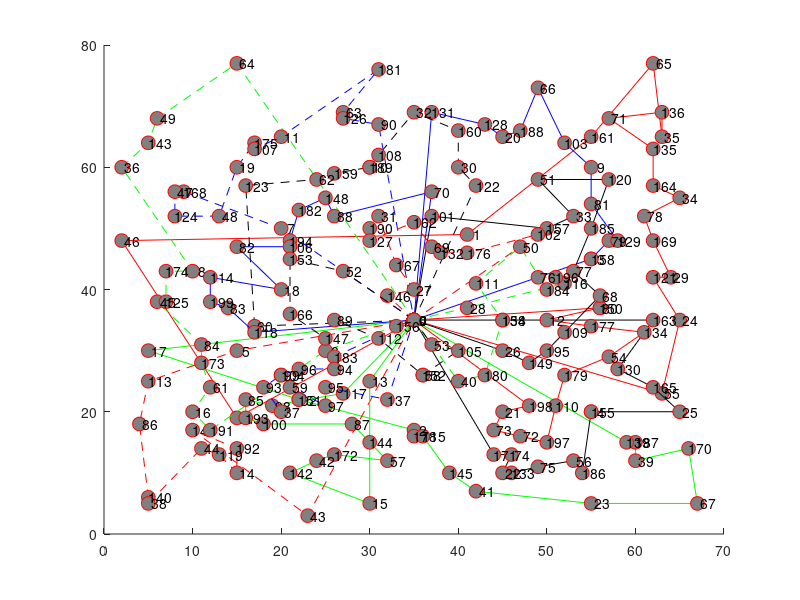

The MATLAB script that drew this image: (Note: this script raises an error after producing the figure.)
hold on;
plot([ 35; 15;  2; 41; 55; 62; 63; 63; 57; 62; 62; 65; 61; 62; 64; 62; 65; 63; 35], [ 35; 19; 48; 49; 65; 77; 65; 69; 68; 63; 57; 55; 52; 48; 42; 42; 35; 23; 35], '-ro', 'MarkerSize', 10, 'MarkerEdgeColor', 'r', 'MarkerFaceColor', [0.5,0.5,0.5]);
text([ 35; 15;  2; 41; 55; 62; 63; 63; 57; 62; 62; 65; 61; 62; 64; 62; 65; 63; 35], [ 35; 19; 48; 49; 65; 77; 65; 69; 68; 63; 57; 55; 52; 48; 42; 42; 35; 23; 35], num2str([   0;  91;  46;   1; 161;  65;  35; 136;  71; 135; 164;  34;  78; 169;  29; 121;  24;  55;   0]));
plot([ 35;  5; 22; 35; 35; 36; 39; 42; 55; 67; 66; 60; 60; 59; 35], [ 35; 30; 22; 17; 16; 16; 10;  7;  5;  5; 14; 12; 15; 15; 35], '-go', 'MarkerSize', 10, 'MarkerEdgeColor', 'r', 'MarkerFaceColor', [0.5,0.5,0.5]);
text([ 35;  5; 22; 35; 35; 36; 39; 42; 55; 67; 66; 60; 60; 59; 35], [ 35; 30; 22; 17; 16; 16; 10;  7;  5;  5; 14; 12; 15; 15; 35], num2str([   0;  17;  92;   2; 178; 115; 145;  41;  23;  67; 170;  39; 187; 139;   0]));
plot([ 35; 55; 55; 57; 58; 55; 55; 52; 49; 47; 45; 43; 37; 35], [ 35; 45; 45; 48; 48; 54; 60; 64; 73; 66; 65; 67; 69; 35], '-bo', 'MarkerSize', 10, 'MarkerEdgeColor', 'r', 'MarkerFaceColor', [0.5,0.5,0.5]);
text([ 35; 55; 55; 57; 58; 55; 55; 52; 49; 47; 45; 43; 37; 35], [ 35; 45; 45; 48; 48; 54; 60; 64; 73; 66; 65; 67; 69; 35], num2str([   0;   3; 158;  79; 129;  81;   9; 103;  66; 188;  20; 128; 131;   0]));
plot([ 35; 62; 58; 62; 65; 55; 55; 54; 53; 49; 46; 45; 46; 44; 35], [ 35; 35; 27; 24; 20; 20; 20; 10; 12; 11; 10; 10; 13; 13; 35], '-ko', 'MarkerSize', 10, 'MarkerEdgeColor', 'r', 'MarkerFaceColor', [0.5,0.5,0.5]);
text([ 35; 62; 58; 62; 65; 55; 55; 54; 53; 49; 46; 45; 46; 44; 35], [ 35; 35; 27; 24; 20; 20; 20; 10; 12; 11; 10; 10; 13; 13; 35], num2str([   0; 163; 130; 165;  25;   4; 155; 186;  56;  75; 133;  22;  74; 171;   0]));
plot([ 35; 15;  5;  4;  5;  5; 11; 13; 15; 15; 10; 23; 35], [ 35; 30; 25; 18;  6;  5; 14; 13; 10; 14; 17;  3; 35], '--ro', 'MarkerSize', 10, 'MarkerEdgeColor', 'r', 'MarkerFaceColor', [0.5,0.5,0.5]);
text([ 35; 15;  5;  4;  5;  5; 11; 13; 15; 15; 10; 23; 35], [ 35; 30; 25; 18;  6;  5; 14; 13; 10; 14; 17;  3; 35], num2str([   0;   5; 113;  86; 140;  38;  44; 119;  14; 192; 141;  43;   0]));
plot([ 35; 25; 12; 10; 12; 11; 11;  6;  7;  7; 10;  2;  5;  6; 15; 35], [ 35; 30; 17; 20; 24; 28; 31; 38; 38; 43; 43; 60; 64; 68; 77; 35], '--go', 'MarkerSize', 10, 'MarkerEdgeColor', 'r', 'MarkerFaceColor', [0.5,0.5,0.5]);
text([ 35; 25; 12; 10; 12; 11; 11;  6;  7;  7; 10;  2;  5;  6; 15; 35], [ 35; 30; 17; 20; 24; 28; 31; 38; 38; 43; 43; 60; 64; 68; 77; 35], num2str([   0;   6; 191;  16;  61; 173;  84;  45; 125; 174;   8;  36; 143;  49;  64;   0]));
plot([ 35; 20;  9;  8;  8; 13; 15; 17; 17; 20; 31; 27; 27; 31; 35], [ 35; 50; 56; 56; 52; 52; 60; 64; 63; 65; 76; 69; 68; 67; 35], '--bo', 'MarkerSize', 10, 'MarkerEdgeColor', 'r', 'MarkerFaceColor', [0.5,0.5,0.5]);
text([ 35; 20;  9;  8;  8; 13; 15; 17; 17; 20; 31; 27; 27; 31; 35], [ 35; 50; 56; 56; 52; 52; 60; 64; 63; 65; 76; 69; 68; 67; 35], num2str([   0;   7; 168;  47; 124;  48;  19; 175; 107;  11; 181;  63; 126;  90;   0]));
plot([ 35; 17; 16; 24; 26; 30; 30; 31; 35; 40; 40; 42; 35], [ 35; 34; 57; 58; 59; 60; 60; 62; 69; 66; 60; 57; 35], '--ko', 'MarkerSize', 10, 'MarkerEdgeColor', 'r', 'MarkerFaceColor', [0.5,0.5,0.5]);
text([ 35; 17; 16; 24; 26; 30; 30; 31; 35; 40; 40; 42; 35], [ 35; 34; 57; 58; 59; 60; 60; 62; 69; 66; 60; 57; 35], num2str([   0;  60; 123;  62; 159;  10; 189; 108;  32; 160;  30; 122;   0]));
plot([ 35; 56; 56; 50; 55; 61; 57; 52; 51; 50; 47; 44; 45; 48; 35], [ 35; 37; 37; 35; 34; 33; 29; 26; 21; 15; 16; 17; 20; 21; 35], '-ro', 'MarkerSize', 10, 'MarkerEdgeColor', 'r', 'MarkerFaceColor', [0.5,0.5,0.5]);
text([ 35; 56; 56; 50; 55; 61; 57; 52; 51; 50; 47; 44; 45; 48; 35], [ 35; 37; 37; 35; 34; 33; 29; 26; 21; 15; 16; 17; 20; 21; 35], num2str([   0;  80; 150;  12; 177; 134;  54; 179; 110; 197;  72;  73;  21; 198;   0]));
plot([ 35; 30; 30; 21; 24; 26; 32; 30; 28; 18; 16; 16; 19; 27; 35], [ 35; 25;  5; 10; 12; 13; 12; 15; 18; 18; 19; 22; 21; 23; 35], '-go', 'MarkerSize', 10, 'MarkerEdgeColor', 'r', 'MarkerFaceColor', [0.5,0.5,0.5]);
text([ 35; 30; 30; 21; 24; 26; 32; 30; 28; 18; 16; 16; 19; 27; 35], [ 35; 25;  5; 10; 12; 13; 12; 15; 18; 18; 19; 22; 21; 23; 35], num2str([   0;  13;  15; 142;  42; 172;  57; 144;  87; 100; 193;  85;  98; 117;   0]));
plot([ 35; 37; 26; 25; 22; 21; 21; 15; 20; 12; 12; 14; 17; 35], [ 35; 56; 52; 55; 53; 48; 47; 47; 40; 42; 38; 37; 33; 35], '-bo', 'MarkerSize', 10, 'MarkerEdgeColor', 'r', 'MarkerFaceColor', [0.5,0.5,0.5]);
text([ 35; 37; 26; 25; 22; 21; 21; 15; 20; 12; 12; 14; 17; 35], [ 35; 56; 52; 55; 53; 48; 47; 47; 40; 42; 38; 37; 33; 35], num2str([   0;  70;  88; 148; 182; 194; 106;  82;  18; 114; 199;  83; 118;   0]));
plot([ 35; 45; 48; 50; 52; 56; 53; 55; 57; 49; 53; 50; 37; 35], [ 35; 30; 28; 30; 33; 39; 43; 50; 58; 58; 52; 50; 52; 35], '-ko', 'MarkerSize', 10, 'MarkerEdgeColor', 'r', 'MarkerFaceColor', [0.5,0.5,0.5]);
text([ 35; 45; 48; 50; 52; 56; 53; 55; 57; 49; 53; 50; 37; 35], [ 35; 30; 28; 30; 33; 39; 43; 50; 58; 58; 52; 50; 52; 35], num2str([   0;  26; 149; 195; 109;  68;  77; 185; 120;  51;  33; 157; 101;   0]));
plot([ 35; 32; 35; 33; 31; 30; 30; 35; 37; 38; 41; 49; 35], [ 35; 39; 40; 44; 52; 50; 48; 51; 47; 46; 46; 49; 35], '--ro', 'MarkerSize', 10, 'MarkerEdgeColor', 'r', 'MarkerFaceColor', [0.5,0.5,0.5]);
text([ 35; 32; 35; 33; 31; 30; 30; 35; 37; 38; 41; 49; 35], [ 35; 39; 40; 44; 52; 50; 48; 51; 47; 46; 46; 49; 35], num2str([   0; 146;  27; 167;  31; 190; 127; 162;  69; 132; 176; 102;   0]));
plot([ 35; 41; 52; 51; 49; 50; 47; 42; 45; 45; 43; 40; 35], [ 35; 37; 41; 42; 42; 40; 47; 41; 35; 35; 26; 25; 35], '--go', 'MarkerSize', 10, 'MarkerEdgeColor', 'r', 'MarkerFaceColor', [0.5,0.5,0.5]);
text([ 35; 41; 52; 51; 49; 50; 47; 42; 45; 45; 43; 40; 35], [ 35; 37; 41; 42; 42; 40; 47; 41; 35; 35; 26; 25; 35], num2str([   0;  28; 116; 196;  76; 184;  50; 111; 154; 138; 180;  40;   0]));
plot([ 35; 26; 26; 22; 20; 20; 18; 20; 22; 21; 25; 25; 32; 35], [ 35; 29; 27; 27; 26; 26; 24; 20; 22; 24; 21; 24; 22; 35], '--bo', 'MarkerSize', 10, 'MarkerEdgeColor', 'r', 'MarkerFaceColor', [0.5,0.5,0.5]);
text([ 35; 26; 26; 22; 20; 20; 18; 20; 22; 21; 25; 25; 32; 35], [ 35; 29; 27; 27; 26; 26; 24; 20; 22; 24; 21; 24; 22; 35], num2str([   0; 183;  94;  96;  99; 104;  93;  37; 151;  59;  97;  95; 137;   0]));
plot([ 35; 27; 21; 21; 25; 26; 31; 36; 36; 40; 37; 35], [ 35; 43; 45; 36; 32; 35; 32; 26; 26; 30; 31; 35], '--ko', 'MarkerSize', 10, 'MarkerEdgeColor', 'r', 'MarkerFaceColor', [0.5,0.5,0.5]);
text([ 35; 27; 21; 21; 25; 26; 31; 36; 36; 40; 37; 35], [ 35; 43; 45; 36; 32; 35; 32; 26; 26; 30; 31; 35], num2str([   0;  52; 153; 166; 147;  89; 112; 152;  58; 105;  53;   0]));
plot([ 35; 33; 35], [ 35; 34; 35], '-ro', 'MarkerSize', 10, 'MarkerEdgeColor', 'r', 'MarkerFaceColor', [0.5,0.5,0.5]);
text([ 35; 33; 35], [ 35; 34; 35], num2str([   0; 156;   0]));
legend('Route 1','Route 2','Route 3','Route 4','Route 5','Route 6','Route 7','Route 8','Route 9','Route 10','Route 11','Route 12','Route 13','Route 14','Route 15','Route 16','Route 17',0);
xlabel('x');
ylabel('y');
